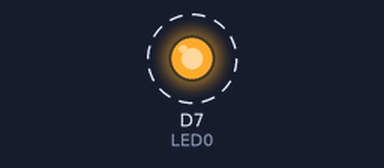
A sketch run on a simulated ESP8266 (NodeMCU). On the bench: output pins drawn as LEDs (lit = HIGH). Dashed ring = blinking.

Above: at 0.1 s.
Timing chart, 0 to 3.0 s (numbered marks = the images above):
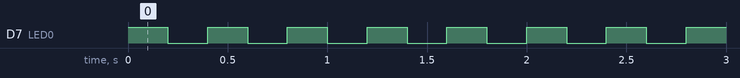

The sketch:

Lab1a.ino
```cpp
/* Project Lab1a
 * Description:  Make onboard LED blink
 * Author: Leila Moussa
 * Date: September 20, 2022
 */
# define LED0 D7                    // now we can call pin D7 by the more meaningful name ‘LED0’
# define FLASH_RATE 200             // easily change LED's flash-rate
void setup() {
    pinMode(LED0, OUTPUT);          // sets LED0 pin D7 mode to Output
}
void loop()  {
    digitalWrite(LED0, HIGH); // turn LED0 on
    delay(FLASH_RATE);        // wait 1/5 second
    digitalWrite(LED0, LOW);  // turn LED0 off
    delay(FLASH_RATE);        // wait 1/5 second
}
```

Measured:
- by itself, D7 (LED0): alternates HIGH for 0.20 s and LOW for 0.20 s
